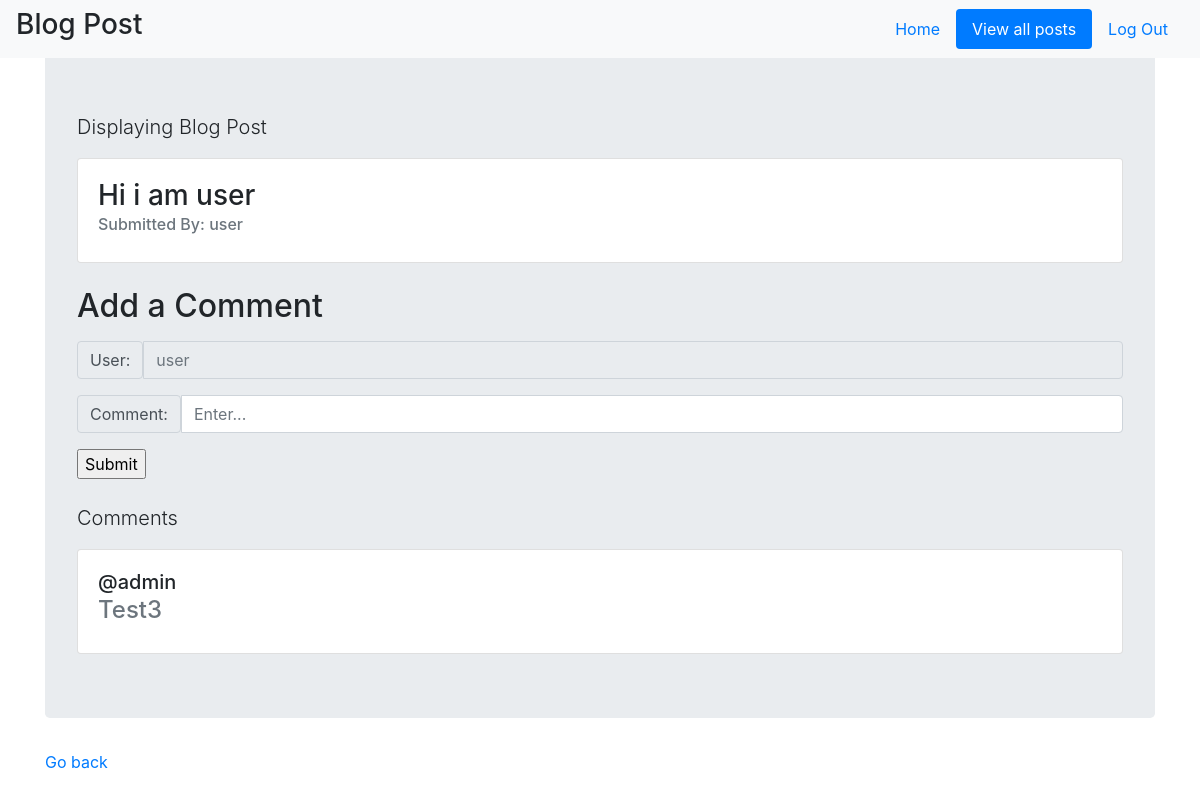
Page /view/3/ (signed in) on the committed database.
### tables this page shows
CREATE TABLE "Blogs" (
	"id"	INTEGER PRIMARY KEY AUTOINCREMENT,
	"blogger_id"	INTEGER NOT NULL,
	"post"	TEXT NOT NULL
);

CREATE TABLE "Users" (
	"id"	INTEGER PRIMARY KEY AUTOINCREMENT,
	"username"	TEXT NOT NULL UNIQUE,
	"password"	TEXT NOT NULL
);

CREATE TABLE "Comments" (
	"id"	INTEGER PRIMARY KEY AUTOINCREMENT,
	"user_id"	INTEGER NOT NULL,
	"comment"	TEXT NOT NULL,
	"blog_id"	INTEGER NOT NULL
);

### blog.py (the view)
@app.route('/view/<int:id>/')
def view(id):
    if session['logged_in']==False:
        return redirect(url_for('sign_in'))
    else:
        db = get_db()
        post_row = db.execute('SELECT * FROM Blogs WHERE id=?',(id,)).fetchall()
        comments = db.execute('SELECT * FROM Comments WHERE blog_id=?',(id,)).fetchall()
        users_data = db.execute('SELECT * FROM Users')
        users = {}
        for user_data in users_data:
            user = []
            users[user_data['id']] = user_data['username']
        post = {'blog_id':post_row[0][0],'question':post_row[0][2], 'blogger':users[post_row[0][1]]}
        print(post)
        return render_template('view.html', comments=comments, post=post, users=users, session=session)

### blog.py (called while the page is built)
def get_db():
    db = sqlite3.connect('blog.sqlite3')
    db.row_factory = sqlite3.Row
    return db

### templates/view.html
{% extends "layout.html" %}
{% block body %}
<nav class="navbar fixed-top navbar-light bg-light"
    <a class="navbar-brand" href="#"><h3>Blog Post</h3></a>
    <ul class="nav nav-pills">
      <li class="nav-item">
        <a class="nav-link" href="/home">Home</a>
      </li>
      <li class="nav-item">
        <a class="nav-link active" href="/posts">View all posts</a>
      </li>
      <li class="nav-item">
        <a class="nav-link" href="/log_out">Log Out</a>
      </li>
    </ul>
</nav>
<div class="jumbotron">
    <p class="lead">Displaying Blog Post</p>
    <div class="card">
      <div class="card-body">
        <h3 class="title">{{ post['question'] }}</h3>
        <h6 class="card-subtitle mb-2 text-muted">Submitted By: {{ post['blogger'] }}</h6>
      </div>
    </div>
    <br>
    <h2>Add a Comment</h2>
    <form action="{{ url_for('add_comment', blog_id=post['blog_id']) }}" method="POST">
        <div class="input-group my-3">
            <span class="input-group-text">User:</span>
            <input type="text" class="form-control" placeholder={{ users[session['user_id']] }} readonly>
        </div>
        <div class="input-group my-3">
            <span class="input-group-text">Comment:</span>
            <input type="text" class="form-control" name="comment" placeholder="Enter...">
        </div>
        <input type="submit">
    </form>
    <br>
    <p class="lead">Comments</p>
    {% for comment in comments %}
        <div class="card">
          <div class="card-body">
            <h5 class="title">@{{ users[comment['user_id']] }}</h5>
            <h4 class="card-subtitle mb-2 text-muted">{{ comment['comment'] }}</h4>
          </div>
        </div>
    {% endfor %}
</div>
<p><a href="{{ url_for('posts') }}">Go back</a></p>
{% endblock %}

### rows in the picture
Blogs: question "Hi i am user"
Users: blogger "user", username "user"
Comments: comment "Test3"
Users: username "admin"
